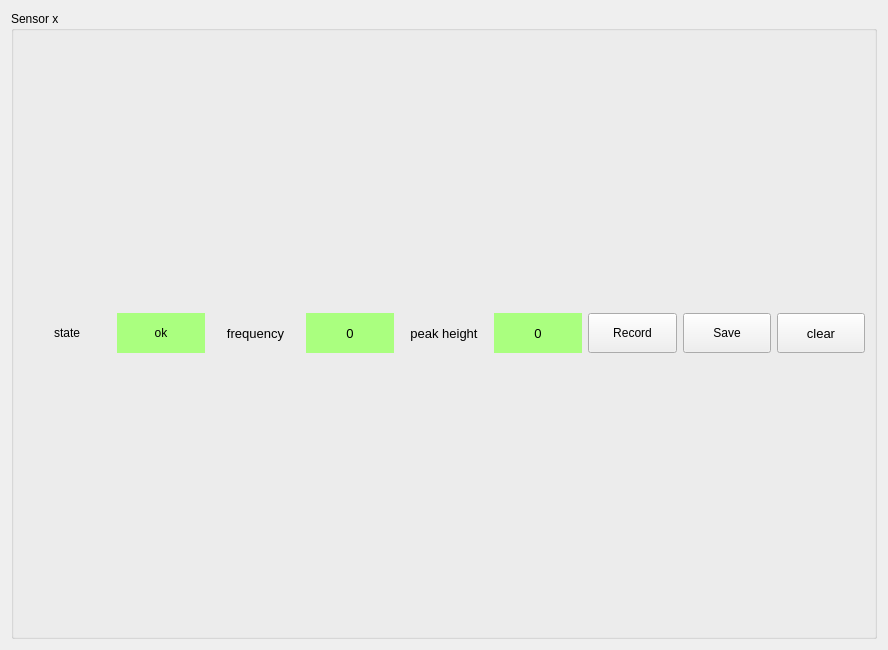
<?xml version="1.0" encoding="UTF-8"?>
<ui version="4.0">
 <class>Form</class>
 <widget class="QWidget" name="Form">
  <property name="geometry">
   <rect>
    <x>0</x>
    <y>0</y>
    <width>888</width>
    <height>650</height>
   </rect>
  </property>
  <property name="windowTitle">
   <string>Form</string>
  </property>
  <layout class="QGridLayout" name="gridLayout">
   <item row="0" column="0">
    <widget class="QGroupBox" name="groupBox">
     <property name="title">
      <string>Sensor x</string>
     </property>
     <layout class="QGridLayout" name="gridLayout_2">
      <item row="0" column="0">
       <layout class="QVBoxLayout" name="verticalLayout">
        <item>
         <layout class="QHBoxLayout" name="horizontalLayout">
          <property name="sizeConstraint">
           <enum>QLayout::SetMinimumSize</enum>
          </property>
          <item>
           <widget class="QLabel" name="label_6">
            <property name="text">
             <string>state</string>
            </property>
            <property name="alignment">
             <set>Qt::AlignCenter</set>
            </property>
           </widget>
          </item>
          <item>
           <widget class="QLabel" name="label_state">
            <property name="styleSheet">
             <string notr="true">background-color: rgb(170, 255, 127);</string>
            </property>
            <property name="text">
             <string>ok</string>
            </property>
            <property name="alignment">
             <set>Qt::AlignCenter</set>
            </property>
           </widget>
          </item>
          <item>
           <widget class="QLabel" name="label">
            <property name="minimumSize">
             <size>
              <width>0</width>
              <height>20</height>
             </size>
            </property>
            <property name="maximumSize">
             <size>
              <width>16777215</width>
              <height>40</height>
             </size>
            </property>
            <property name="font">
             <font>
              <pointsize>10</pointsize>
             </font>
            </property>
            <property name="text">
             <string>frequency</string>
            </property>
            <property name="alignment">
             <set>Qt::AlignCenter</set>
            </property>
           </widget>
          </item>
          <item>
           <widget class="QLabel" name="label_2">
            <property name="minimumSize">
             <size>
              <width>0</width>
              <height>20</height>
             </size>
            </property>
            <property name="maximumSize">
             <size>
              <width>16777215</width>
              <height>40</height>
             </size>
            </property>
            <property name="font">
             <font>
              <pointsize>10</pointsize>
             </font>
            </property>
            <property name="styleSheet">
             <string notr="true">background-color: rgb(170, 255, 127);</string>
            </property>
            <property name="text">
             <string>0</string>
            </property>
            <property name="alignment">
             <set>Qt::AlignCenter</set>
            </property>
           </widget>
          </item>
          <item>
           <widget class="QLabel" name="label_3">
            <property name="minimumSize">
             <size>
              <width>0</width>
              <height>20</height>
             </size>
            </property>
            <property name="maximumSize">
             <size>
              <width>16777215</width>
              <height>40</height>
             </size>
            </property>
            <property name="font">
             <font>
              <pointsize>10</pointsize>
             </font>
            </property>
            <property name="text">
             <string>peak height</string>
            </property>
            <property name="alignment">
             <set>Qt::AlignCenter</set>
            </property>
           </widget>
          </item>
          <item>
           <widget class="QLabel" name="label_4">
            <property name="minimumSize">
             <size>
              <width>0</width>
              <height>20</height>
             </size>
            </property>
            <property name="maximumSize">
             <size>
              <width>16777215</width>
              <height>40</height>
             </size>
            </property>
            <property name="font">
             <font>
              <pointsize>10</pointsize>
             </font>
            </property>
            <property name="styleSheet">
             <string notr="true">background-color: rgb(170, 255, 127);</string>
            </property>
            <property name="text">
             <string>0</string>
            </property>
            <property name="alignment">
             <set>Qt::AlignCenter</set>
            </property>
           </widget>
          </item>
          <item>
           <widget class="QPushButton" name="pushButton_record">
            <property name="sizePolicy">
             <sizepolicy hsizetype="Preferred" vsizetype="Preferred">
              <horstretch>0</horstretch>
              <verstretch>0</verstretch>
             </sizepolicy>
            </property>
            <property name="minimumSize">
             <size>
              <width>0</width>
              <height>20</height>
             </size>
            </property>
            <property name="text">
             <string>Record</string>
            </property>
           </widget>
          </item>
          <item>
           <widget class="QPushButton" name="pushButton_save">
            <property name="sizePolicy">
             <sizepolicy hsizetype="Preferred" vsizetype="Preferred">
              <horstretch>0</horstretch>
              <verstretch>0</verstretch>
             </sizepolicy>
            </property>
            <property name="minimumSize">
             <size>
              <width>0</width>
              <height>20</height>
             </size>
            </property>
            <property name="text">
             <string>Save</string>
            </property>
           </widget>
          </item>
          <item>
           <widget class="QPushButton" name="pushButton_clear">
            <property name="minimumSize">
             <size>
              <width>0</width>
              <height>20</height>
             </size>
            </property>
            <property name="maximumSize">
             <size>
              <width>16777215</width>
              <height>40</height>
             </size>
            </property>
            <property name="font">
             <font>
              <pointsize>10</pointsize>
             </font>
            </property>
            <property name="text">
             <string>clear</string>
            </property>
           </widget>
          </item>
         </layout>
        </item>
       </layout>
      </item>
     </layout>
    </widget>
   </item>
  </layout>
 </widget>
 <resources/>
 <connections>
  <connection>
   <sender>pushButton_record</sender>
   <signal>clicked()</signal>
   <receiver>Form</receiver>
   <slot>f_pushButton_record()</slot>
   <hints>
    <hint type="sourcelabel">
     <x>630</x>
     <y>157</y>
    </hint>
    <hint type="destinationlabel">
     <x>13</x>
     <y>3</y>
    </hint>
   </hints>
  </connection>
  <connection>
   <sender>pushButton_save</sender>
   <signal>clicked()</signal>
   <receiver>Form</receiver>
   <slot>f_pushButton_save()</slot>
   <hints>
    <hint type="sourcelabel">
     <x>738</x>
     <y>323</y>
    </hint>
    <hint type="destinationlabel">
     <x>26</x>
     <y>7</y>
    </hint>
   </hints>
  </connection>
  <connection>
   <sender>pushButton_clear</sender>
   <signal>clicked()</signal>
   <receiver>Form</receiver>
   <slot>f_pushButton_clear()</slot>
   <hints>
    <hint type="sourcelabel">
     <x>837</x>
     <y>323</y>
    </hint>
    <hint type="destinationlabel">
     <x>5</x>
     <y>30</y>
    </hint>
   </hints>
  </connection>
 </connections>
 <slots>
  <slot>f_pushButton_record()</slot>
  <slot>f_pushButton_save()</slot>
  <slot>f_pushButton_clear()</slot>
 </slots>
</ui>
